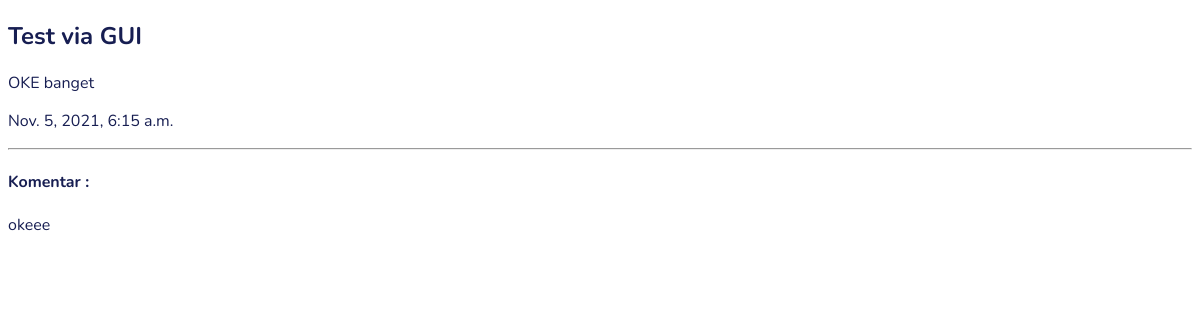
Before: /blogs/6 with the older database file.
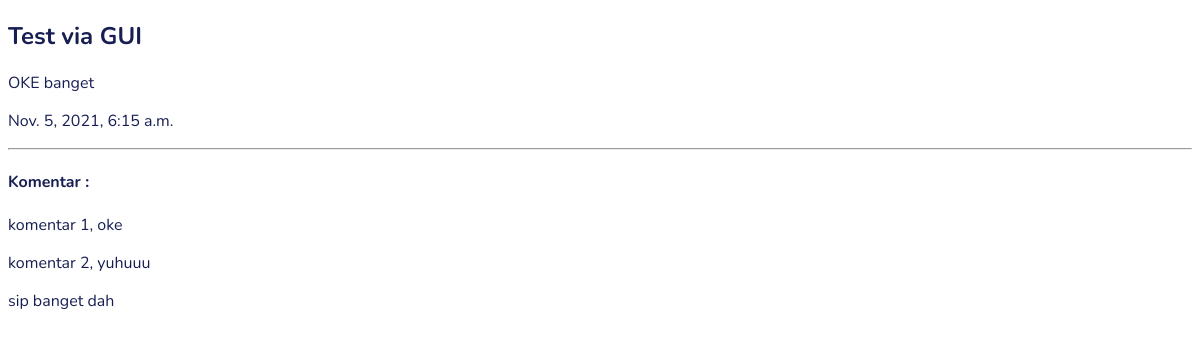
After: the same page with the newer database file.
### blogs/models.py (models this page shows)
class Comment(models.Model):
    blog = models.ForeignKey(Blog, on_delete=models.CASCADE)
    desc = models.TextField()
    created_at = models.DateTimeField(auto_now_add=True)

### blogs/views.py (the view)
# urls.py: path('<int:id>', views.single),
def single(request, id):
    blog = get_object_or_404(Blog, pk=id)
    return render(request, 'blogs/single.html', {'blog': blog})

### blogs/templates/blogs/single.html (shortened to what this page needs)
{% extends 'base.html' %}
{% block content %}
  <p>{{blog.desc}}</p>
  <p>{{blog.created_at}}</p>
  <hr>
  <h4>Komentar :</h4>
  {% for comment in blog.comment_set.all %}
    <p>{{comment.desc}}</p>
  {% endfor %}
{% endblock %}

Changed rows visible on the page:
changed Comment: desc "okeee" → "komentar 1, oke"
added Comment: desc "komentar 2, yuhuuu"
added Comment: desc "sip banget dah"
